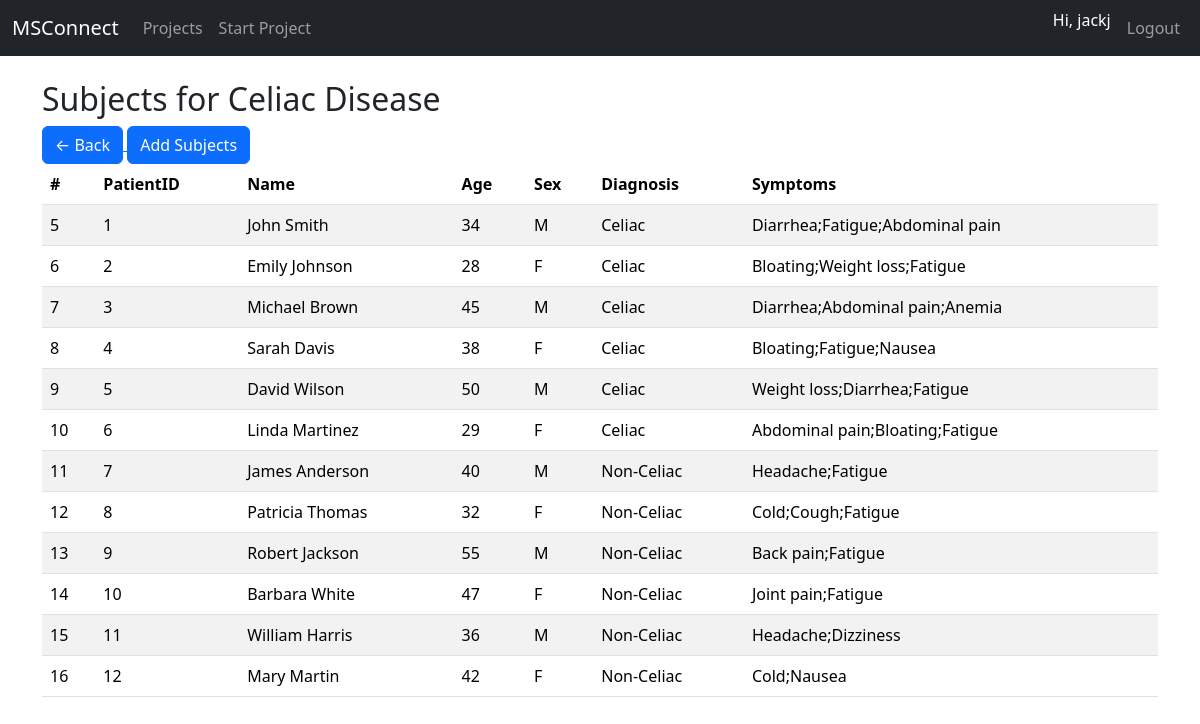
Page /projects/2/subjects/ (signed in) on the committed database.
### core/models.py (models this page shows, shortened)
class ProjectData(models.Model):
    owner = models.ForeignKey(User, on_delete=models.CASCADE, related_name="owned_projects")
    project_name = models.CharField(max_length=200)
    description = models.TextField(blank=True)
    number_of_groups = models.PositiveIntegerField()
    group_names = models.TextField(help_text="Tab-separated group names")
    independent_variable = models.JSONField(default=dict)
    created_at = models.DateTimeField(auto_now_add=True)

class Subject(models.Model):
    project = models.ForeignKey(ProjectData, on_delete=models.CASCADE, related_name="subjects")
    metadata = models.JSONField(default=dict, blank=True)  # store CSV row

### core/views.py (the view)
# urls.py: path("projects/<int:project_id>/subjects/", views.subject_data_page, name="subject_data"),
@project_role_required(["collaborator"])
@login_required
def subject_data_page(request, project_id):
    project = get_object_or_404(ProjectData, id=project_id)
    subjects = project.subjects.all()  # now tied directly to project
    is_authorized = (
        request.user == project.owner or
        ProjectMembership.objects.filter(
            project=project,
            user=request.user,
            role="collaborator"
        ).exists()
    )
    return render(request, "core/subject_data.html", {
        "project": project,
        "subjects": subjects,
        "is_authorized": is_authorized,
    })

### core/views.py (called while the page is built)
def project_role_required(allowed_roles):
    def decorator(view_func):
        @wraps(view_func)
        def _wrapped_view(request, project_id, *args, **kwargs):
            project = get_object_or_404(ProjectData, id=project_id)
            membership = ProjectMembership.objects.filter(user=request.user, project=project).first()
            if project.owner == request.user:
                return view_func(request, project_id, *args, **kwargs)
            if membership is None or membership.role not in allowed_roles:
                return HttpResponseForbidden("You don't have permission to do this.")
            return view_func(request, project_id, *args, **kwargs)
        return _wrapped_view
    return decorator

### core/templates/core/subject_data.html (shortened to what this page needs)
{% extends "core/base.html" %}
{% block content %}
<h2>Subjects for {{ project.project_name }}</h2>
<a href="{% url 'project_detail' project.id %}" >
    <button class="btn btn-primary">&#x2190; Back</button>
</a>
<a href="{% url 'add_subject_data' project.id %}" class="btn btn-primary">Add Subjects</a>
<table class="table table-striped" id="subjectsTable">
    <thead>
        <tr>
            <th>#</th>
            {% if subjects %}
                {% for key in subjects.0.metadata.keys %}
                    <th class="sortable">{{ key }} <span class="sort-arrow">&#9650;</span></th>
                {% endfor %}
            {% else %}
                <th>Metadata</th>
            {% endif %}
        </tr>
    </thead>
    <tbody>
        {% for subject in subjects %}
        <tr>
            <td>{{ subject.id }}</td>
            {% if subject.metadata %}
                {% for value in subject.metadata.values %}
                    <td>{{ value }}</td>
                {% endfor %}
            {% else %}
                <td>-</td>
            {% endif %}
        </tr>
        {% endfor %}
    </tbody>
</table>
{% endblock %}

### core/templates/core/base.html (shortened to what this page needs)
{% load static %}
<!DOCTYPE html>
<html lang="en">
<head>
    <link href="https://cdn.jsdelivr.net/npm/bootstrap@5.3.2/dist/css/bootstrap.min.css" rel="stylesheet">
    <link href="{% static 'core/css/style.css' %}" rel="stylesheet">
</head>
<body>
    <nav class="navbar navbar-expand-lg navbar-dark bg-dark mb-4">
        <div class="container-fluid">
            <a class="navbar-brand" href="{% url 'project_list' %}">MSConnect</a>
            <div class="collapse navbar-collapse" id="navbarNav">
                <ul class="navbar-nav me-auto">
                    <li class="nav-item">
                        <a class="nav-link" href="{% url 'project_list' %}">Projects</a>
                    </li>
                    <li class="nav-item">
                        <a class="nav-link" href="{% url 'start_project' %}">Start Project</a>
                    </li>
                </ul>
                <ul class="navbar-nav">
                    {% if user.is_authenticated %}
                        <li class="nav-item">
                            <span class="navbar-text text-white me-2">Hi, {{ user.username }}</span>
                        </li>
                        <li class="nav-item">
                            <a class="nav-link" href="{% url 'logout' %}">Logout</a>
                        </li>
                    {% endif %}
                </ul>
            </div>
        </div>
    </nav>
    <div class="container">
        {% block content %}{% endblock %}
    </div>
  <footer class="footer">
      <br>
      <br>
  </footer>
</body>
</html>

### core/static/core/css/style.css (style rules this page uses)
.footer { padding: 1rem; }

### core/templates/core/subject_data.html (style rules this page uses)
th.sortable { cursor: pointer; position: relative; user-select: none; }

### rows in the picture
ProjectData: project_name "Celiac Disease"
Subject: id "5", values "1" "John Smith" "34" "M" "Celiac" "Diarrhea;Fatigue;Abdominal pain"
Subject: id "6", values "2" "Emily Johnson" "28" "F" "Celiac" "Bloating;Weight loss;Fatigue"
Subject: id "7", values "3" "Michael Brown" "45" "M" "Celiac" "Diarrhea;Abdominal pain;Anemia"
Subject: id "8", values "4" "Sarah Davis" "38" "F" "Celiac" "Bloating;Fatigue;Nausea"
Subject: id "9", values "5" "David Wilson" "50" "M" "Celiac" "Weight loss;Diarrhea;Fatigue"
Subject: id "10", values "6" "Linda Martinez" "29" "F" "Celiac" "Abdominal pain;Bloating;Fatigue"
Subject: id "11", values "7" "James Anderson" "40" "M" "Non-Celiac" "Headache;Fatigue"
Subject: id "12", values "8" "Patricia Thomas" "32" "F" "Non-Celiac" "Cold;Cough;Fatigue"
Subject: id "13", values "9" "Robert Jackson" "55" "M" "Non-Celiac" "Back pain;Fatigue"
Subject: id "14", values "10" "Barbara White" "47" "F" "Non-Celiac" "Joint pain;Fatigue"
Subject: id "15", values "11" "William Harris" "36" "M" "Non-Celiac" "Headache;Dizziness"
Subject: id "16", values "12" "Mary Martin" "42" "F" "Non-Celiac" "Cold;Nausea"

### other values in the picture
{{ user.username }} "jackj"
{{ key }} "PatientID" "Name" "Age" "Sex" "Diagnosis" "Symptoms"
